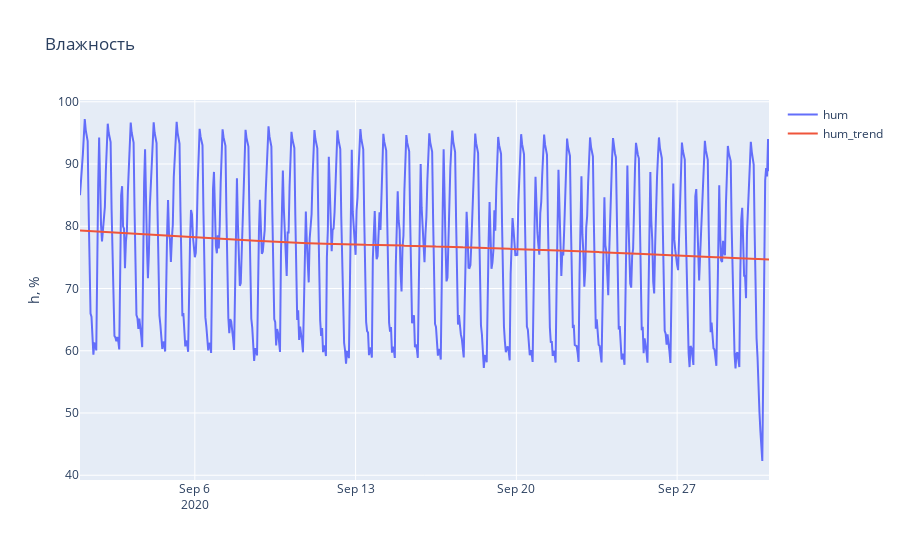

Notebook source saved alongside this figure:
### Code cell
x = df.index
y = df.hum.values
name_line = 'hum'
name_plot = 'Влажность'
name_y_axis = 'h, %'
name_line_trend = name_line + '_trend'

trace1 = go.Scatter(x=x, y=y,
                    mode='lines',
                    name=name_line,
                    yaxis='y1', 
                   )

trace2 = go.Scatter(x=x, y=lowess(y, x)[:, 1].round(2),
                    mode='lines',
                    name=name_line_trend,
                    yaxis='y1'
                   )

data_fig = [trace1, trace2]
layout = go.Layout(title=name_plot,
                   yaxis=dict(title=name_y_axis),
                  )

fig = go.Figure(data=data_fig, layout=layout)
fig.show()

### Figure 1 — Plotly figure (JSON) as saved in the notebook; plotly's stock layout.template omitted (floating-point values rounded to 4 significant figures; data arrays with more than 128 entries replaced by an {"elided": "..."} marker saying what was removed)
{"data": [{"mode": "lines", "name": "hum", "type": "scatter", "x": {"elided": "721 str values"}, "y": {"elided": "721 float values"}, "yaxis": "y"}, {"mode": "lines", "name": "hum_trend", "type": "scatter", "x": {"elided": "721 str values"}, "y": {"elided": "721 float values"}, "yaxis": "y"}], "layout": {"autosize": true, "title": {"text": "Влажность"}, "xaxis": {"autorange": true, "range": ["2020-09-01", "2020-10-01"], "type": "date"}, "yaxis": {"autorange": true, "range": [39.24, 100.3], "title": {"text": "h, %"}, "type": "linear"}}}
